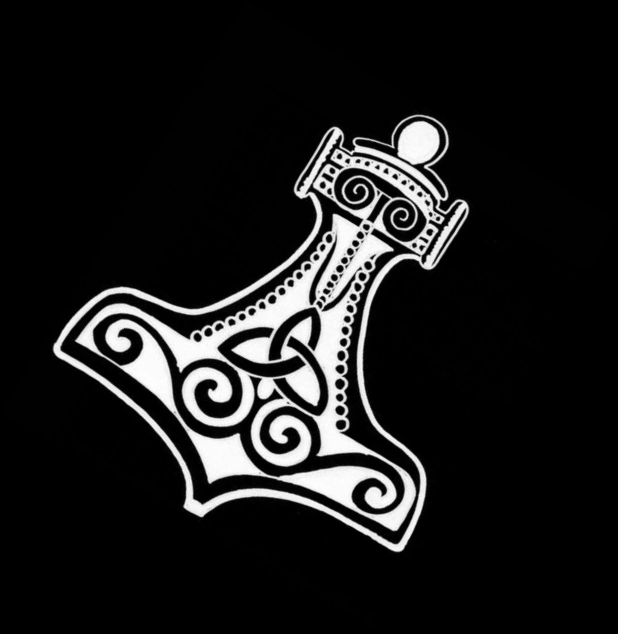
#> input picture images/hammer.jpg, 1236 x 1268 px (shown at 1/2 size)
$ python t_find_contours2.py
#> lines starting #> are read from the running program, lines starting #| are printed output that depends on the picture; after the words box and inside, x2 and y2 are one past the last pixel; in counts of white or black regions, pixels touching at a corner belong together
### images/__init__.py
import os


def img_path(name: str) -> str:
    return os.path.join(__path__[0], name)

### ch03/t_find_contours2.py
import cv2
from images import img_path
import numpy as np

if __name__ == '__main__':
    img = cv2.pyrDown(cv2.imread(img_path('hammer.jpg'), cv2.IMREAD_UNCHANGED))
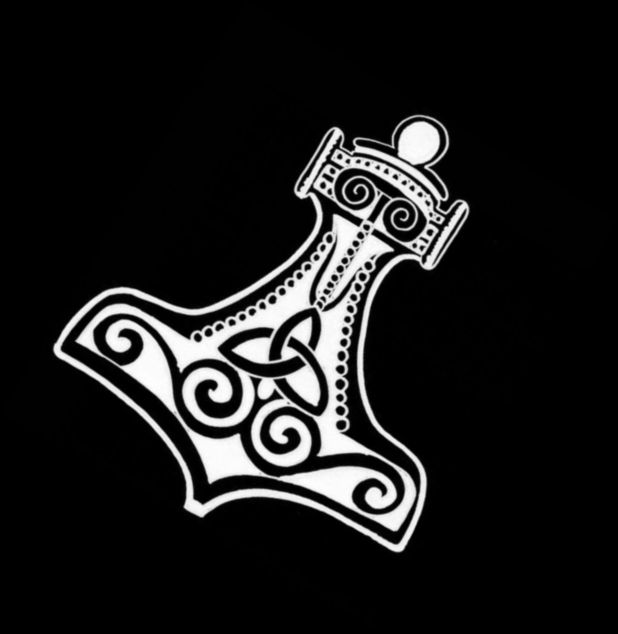
#> img: shape (634, 618, 3); min 0, max 254, mean 27.1
    ret, thresh = cv2.threshold(cv2.cvtColor(img, cv2.COLOR_BGR2GRAY), 127, 255, cv2.THRESH_BINARY)
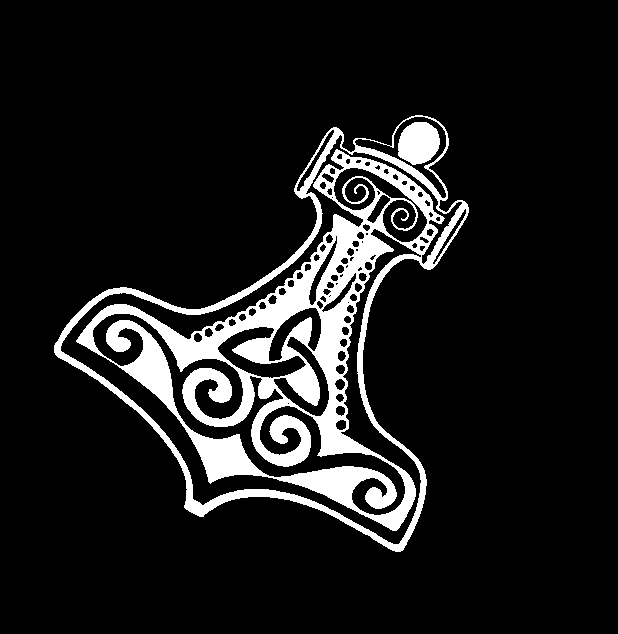
#> thresh: shape (634, 618); 10.9% white; 2 white regions
    contours, hier = cv2.findContours(thresh, cv2.RETR_EXTERNAL, cv2.CHAIN_APPROX_SIMPLE)
#> contours = 1 contour; box (x1, y1, x2, y2) and area: (54, 115, 469, 552) 79134
    black = np.zeros_like(img)

    for cnt in contours:
        epsilon = 0.01 * cv2.arcLength(cnt, True)
        approx = cv2.approxPolyDP(cnt, epsilon, True)
        hull = cv2.convexHull(cnt)
        cv2.drawContours(black, [cnt], -1, (0, 255, 0), 2)
        cv2.drawContours(black, [approx], -1, (255, 255, 0), 2)
        cv2.drawContours(black, [hull], -1, (0, 255, 255), 2)
#> this loop made 1 pass
#> epsilon on pass 1: 17.48
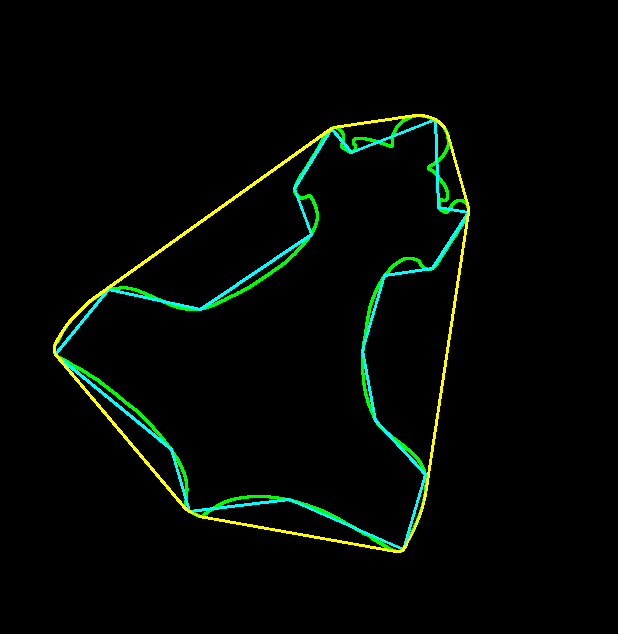
#> black: shape (634, 618, 3); mean of channels 0, 1, 2 2.9, 8, 2.7; drawn as B, G, R

    cv2.imshow('hull', black)
    cv2.waitKey()
    cv2.destroyAllWindows()
